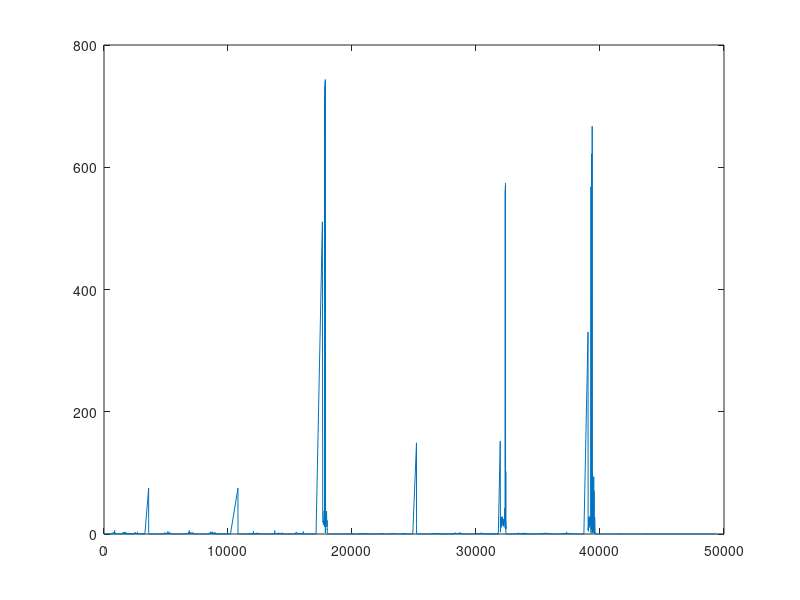
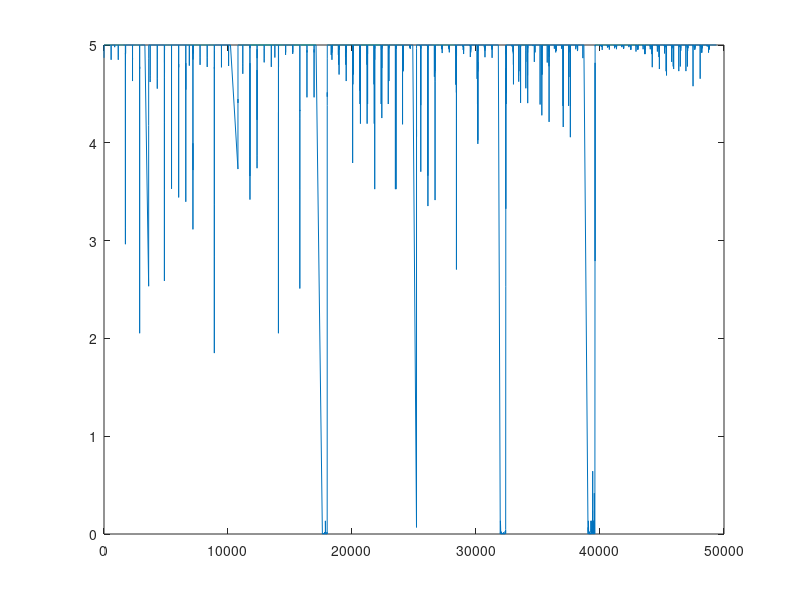
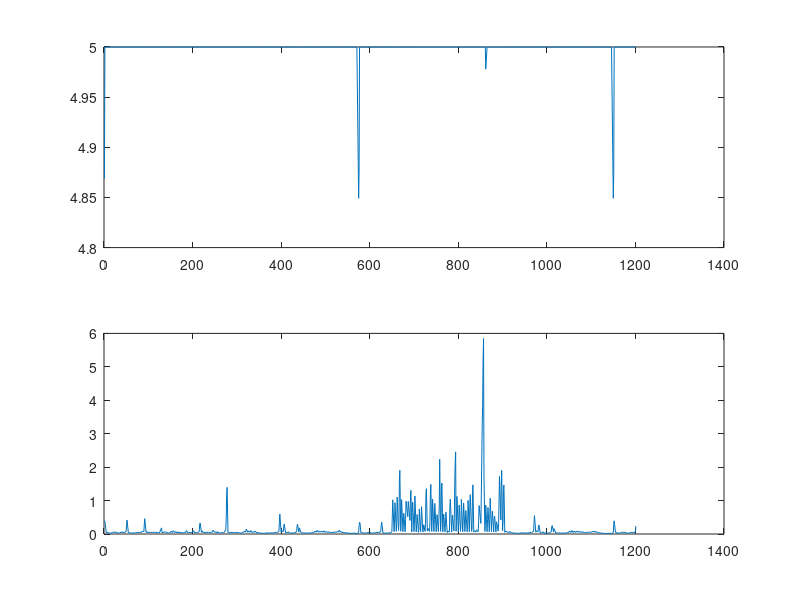
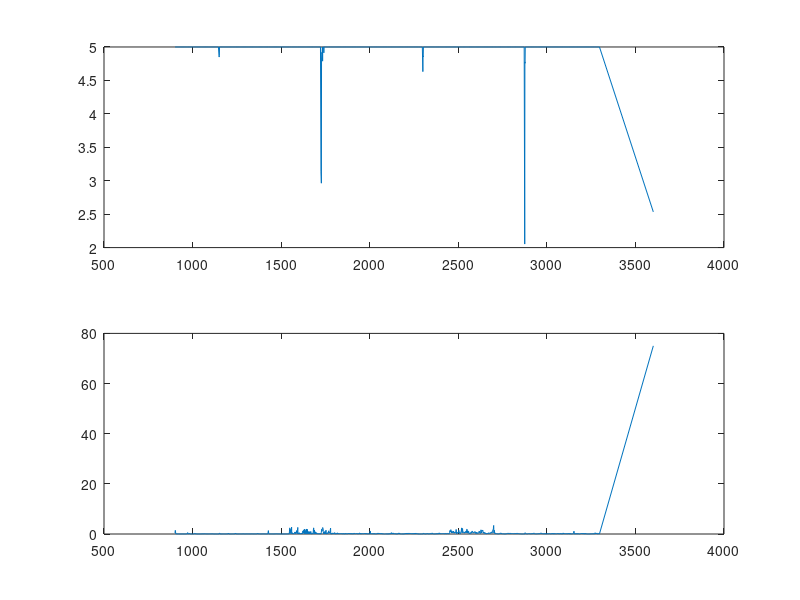

Source code (MATLAB) for these figures, in order:
clc;

load result;
responseTime=responseTime(yindex);
RTS=TS(yindex);
QoE2=QoE2(yindex);
RTS=RTS-RTS(1)+1;
figure;
plot(RTS, responseTime);

figure;
plot(RTS, QoE2);

%% group 1 experiments
T1=1200;
startTime=1;
ind0=min(find(RTS>=startTime));
for i=1:4
    ind1=min(find(RTS>=startTime+T1*i));
    figure;
    subplot(2,1,1);
    plot(RTS(ind0:ind1), QoE2(ind0:ind1));
    subplot(2,1,2);
    plot(RTS(ind0:ind1), responseTime(ind0:ind1));
    startTime=startTime+900;
    ind0=min(find(RTS>=startTime));
end

%% group 2 plot
T2=1800;
startTime=4201;
ind0=min(find(RTS>=startTime));
for i=1:4
    ind1=min(find(RTS>=startTime+T2*i));
    figure;
    subplot(2,1,1);
    plot(RTS(ind0:ind1), QoE2(ind0:ind1));
    subplot(2,1,2);
    plot(RTS(ind0:ind1), responseTime(ind0:ind1));
    startTime=startTime+T2;
    ind0=min(find(RTS>=startTime));
end

%% group 2 plot
T3=2100;
startTime=11101;
ind0=min(find(RTS>=startTime));
for i=1:4
    ind1=min(find(RTS>=startTime+T3*i));
    figure;
    subplot(2,1,1);
    plot(RTS(ind0:ind1), QoE2(ind0:ind1));
    subplot(2,1,2);
    plot(RTS(ind0:ind1), responseTime(ind0:ind1));
    startTime=startTime+1800;
    ind0=min(find(RTS>=startTime));
end

%ylim([0 10]);
%xlim([350 450]);